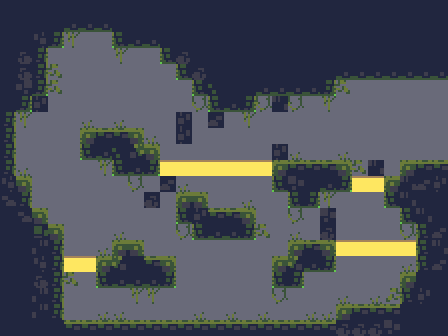

Rendered tile map (Tiled .tmx) drawn with the repository's tilesets; below, a short description and the map source with its tile grids summarised:
An orthogonal 28x21 tile map with 16x16 px tiles, 5 tile layers (Collision_values, Collision, Background, OneWay_values, ...), 4 tilesets.

<map version="1.4" tiledversion="1.4.2" orientation="orthogonal" renderorder="right-down" compressionlevel="0" width="28" height="21" tilewidth="16" tileheight="16" infinite="0" backgroundcolor="#696A79" nextlayerid="7" nextobjectid="1"><tileset firstgid="1" name="CaveTiles" tilewidth="16" tileheight="16" tilecount="96" columns="8" objectalignment="topleft" margin="0" spacing="0"><image source="../../../Tiles/cavesofgallet_tiles.png" width="128" height="192" /></tileset><tileset firstgid="97" name="Warrior_Sheet_Effect" tilewidth="44" tileheight="44" tilecount="170" columns="10" objectalignment="topleft" margin="0" spacing="0"><image source="../../../Tiles/Warrior_Sheet-Effect.png" width="414" height="748" /></tileset><tileset firstgid="267" name="OneWay" tilewidth="16" tileheight="16" tilecount="1" columns="1" objectalignment="topleft"><image source="OneWay.intgrid.png" width="16" height="16" /></tileset><tileset firstgid="268" name="Collision" tilewidth="16" tileheight="16" tilecount="2" columns="2" objectalignment="topleft"><image source="Collision.intgrid.png" width="32" height="16" /></tileset><layer id="1" name="Collision_values" width="28" height="21" opacity="1"><data>[588 cells, 291 non-empty, 1 distinct tile ids]</data></layer><layer id="2" name="Collision" width="28" height="21" opacity="1"><data>[588 cells, 340 non-empty, 18 distinct tile ids]</data></layer><layer id="3" name="Background" width="28" height="21" opacity="1"><data>[588 cells, 14 non-empty, 5 distinct tile ids]</data></layer><layer id="4" name="OneWay_values" width="28" height="21" opacity="1"><data>[588 cells, 16 non-empty, 1 distinct tile ids]</data></layer><layer id="5" name="OneWay" width="28" height="21" opacity="1"><data>[588 cells, 16 non-empty, 1 distinct tile ids]</data></layer><objectgroup id="6" name="Entities" /></map>
